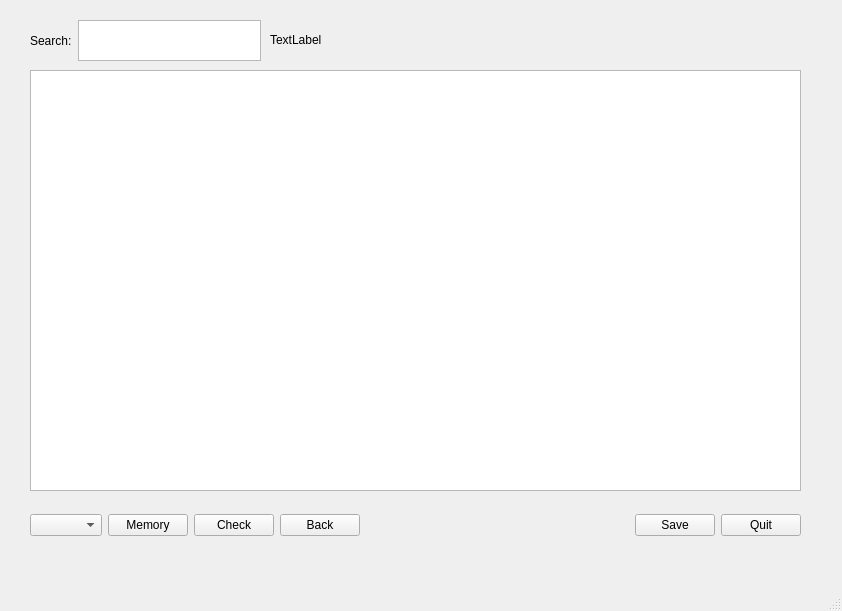
<?xml version="1.0" encoding="UTF-8"?>
<ui version="4.0">
 <class>MainWindow</class>
 <widget class="QMainWindow" name="MainWindow">
  <property name="geometry">
   <rect>
    <x>0</x>
    <y>0</y>
    <width>842</width>
    <height>611</height>
   </rect>
  </property>
  <property name="windowTitle">
   <string>Werkwoorden Master</string>
  </property>
  <widget class="QWidget" name="centralwidget">
   <widget class="QWidget" name="horizontalLayoutWidget">
    <property name="geometry">
     <rect>
      <x>30</x>
      <y>20</y>
      <width>231</width>
      <height>41</height>
     </rect>
    </property>
    <layout class="QHBoxLayout" name="horizontalLayout">
     <item>
      <widget class="QLabel" name="labelSearch">
       <property name="text">
        <string>Search:</string>
       </property>
      </widget>
     </item>
     <item>
      <widget class="QTextEdit" name="textEditSearch">
       <property name="verticalScrollBarPolicy">
        <enum>Qt::ScrollBarAlwaysOff</enum>
       </property>
       <property name="horizontalScrollBarPolicy">
        <enum>Qt::ScrollBarAlwaysOff</enum>
       </property>
       <property name="lineWrapMode">
        <enum>QTextEdit::NoWrap</enum>
       </property>
       <property name="html">
        <string>&lt;!DOCTYPE HTML PUBLIC &quot;-//W3C//DTD HTML 4.0//EN&quot; &quot;http://www.w3.org/TR/REC-html40/strict.dtd&quot;&gt;
&lt;html&gt;&lt;head&gt;&lt;meta name=&quot;qrichtext&quot; content=&quot;1&quot; /&gt;&lt;style type=&quot;text/css&quot;&gt;
p, li { white-space: pre-wrap; }
&lt;/style&gt;&lt;/head&gt;&lt;body style=&quot; font-family:'Sans Serif'; font-size:9pt; font-weight:400; font-style:normal;&quot;&gt;
&lt;p style=&quot;-qt-paragraph-type:empty; margin-top:0px; margin-bottom:0px; margin-left:0px; margin-right:0px; -qt-block-indent:0; text-indent:0px;&quot;&gt;&lt;br /&gt;&lt;/p&gt;&lt;/body&gt;&lt;/html&gt;</string>
       </property>
      </widget>
     </item>
    </layout>
   </widget>
   <widget class="QTableWidget" name="tableWidget">
    <property name="geometry">
     <rect>
      <x>30</x>
      <y>70</y>
      <width>771</width>
      <height>421</height>
     </rect>
    </property>
    <attribute name="horizontalHeaderStretchLastSection">
     <bool>true</bool>
    </attribute>
    <attribute name="verticalHeaderStretchLastSection">
     <bool>false</bool>
    </attribute>
   </widget>
   <widget class="QWidget" name="horizontalLayoutWidget_2">
    <property name="geometry">
     <rect>
      <x>30</x>
      <y>500</y>
      <width>771</width>
      <height>51</height>
     </rect>
    </property>
    <layout class="QHBoxLayout" name="horizontalLayout_2">
     <item>
      <widget class="QComboBox" name="comboBox"/>
     </item>
     <item>
      <widget class="QPushButton" name="buttonMemory">
       <property name="text">
        <string>Memory</string>
       </property>
      </widget>
     </item>
     <item>
      <widget class="QPushButton" name="buttonCheck">
       <property name="text">
        <string>Check</string>
       </property>
      </widget>
     </item>
     <item>
      <widget class="QPushButton" name="buttonBack">
       <property name="text">
        <string>Back</string>
       </property>
      </widget>
     </item>
     <item>
      <spacer name="horizontalSpacer">
       <property name="orientation">
        <enum>Qt::Horizontal</enum>
       </property>
       <property name="sizeHint" stdset="0">
        <size>
         <width>40</width>
         <height>20</height>
        </size>
       </property>
      </spacer>
     </item>
     <item>
      <widget class="QPushButton" name="buttonSave">
       <property name="text">
        <string>Save</string>
       </property>
      </widget>
     </item>
     <item>
      <widget class="QPushButton" name="buttonQuit">
       <property name="text">
        <string>Quit</string>
       </property>
      </widget>
     </item>
    </layout>
   </widget>
   <widget class="QLabel" name="labelSearchResult">
    <property name="enabled">
     <bool>true</bool>
    </property>
    <property name="geometry">
     <rect>
      <x>270</x>
      <y>20</y>
      <width>231</width>
      <height>39</height>
     </rect>
    </property>
    <property name="text">
     <string>TextLabel</string>
    </property>
   </widget>
  </widget>
  <widget class="QMenuBar" name="menubar">
   <property name="geometry">
    <rect>
     <x>0</x>
     <y>0</y>
     <width>842</width>
     <height>23</height>
    </rect>
   </property>
  </widget>
  <widget class="QStatusBar" name="statusbar"/>
 </widget>
 <resources/>
 <connections/>
</ui>
